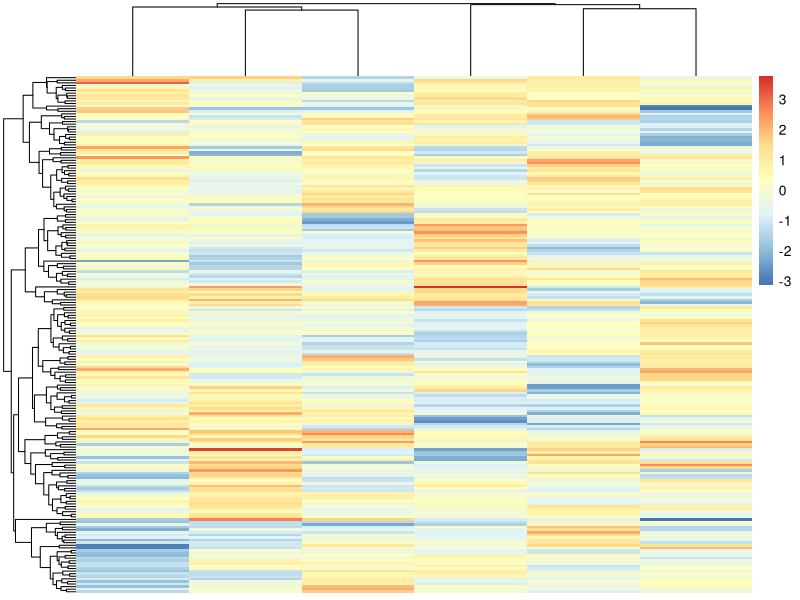
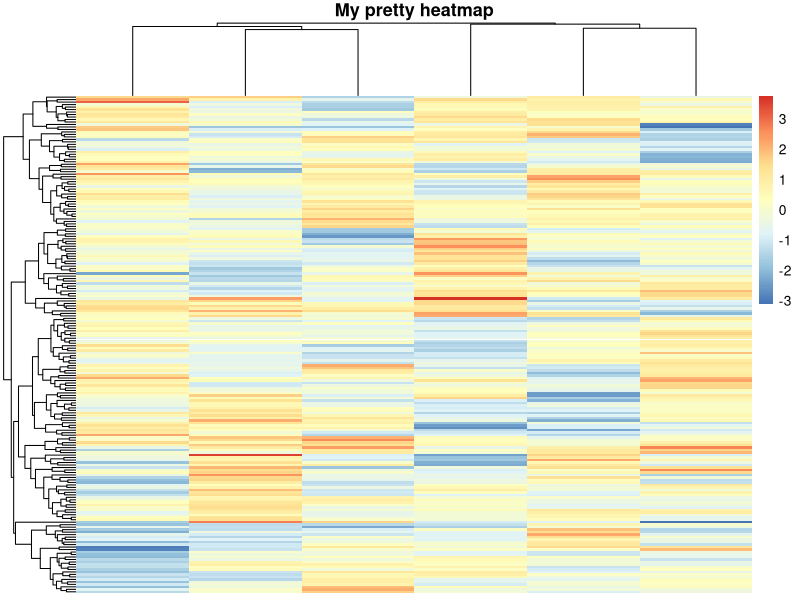
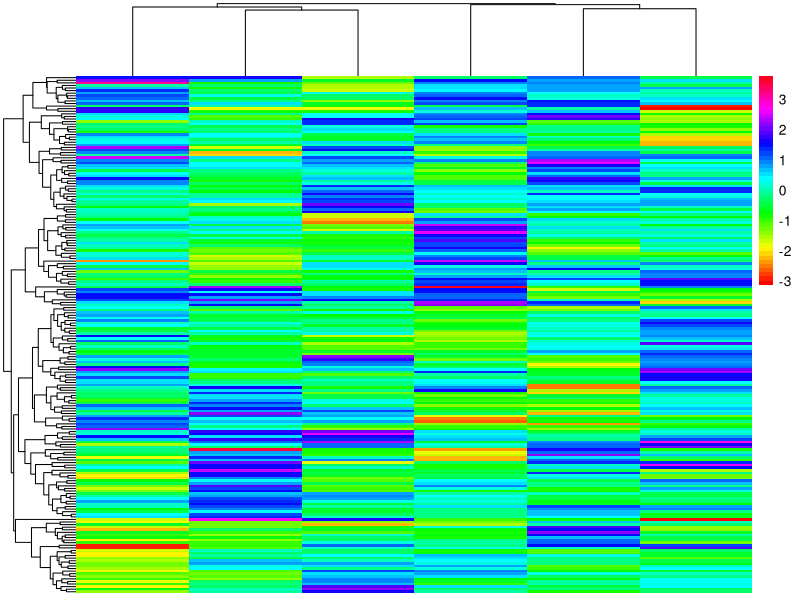
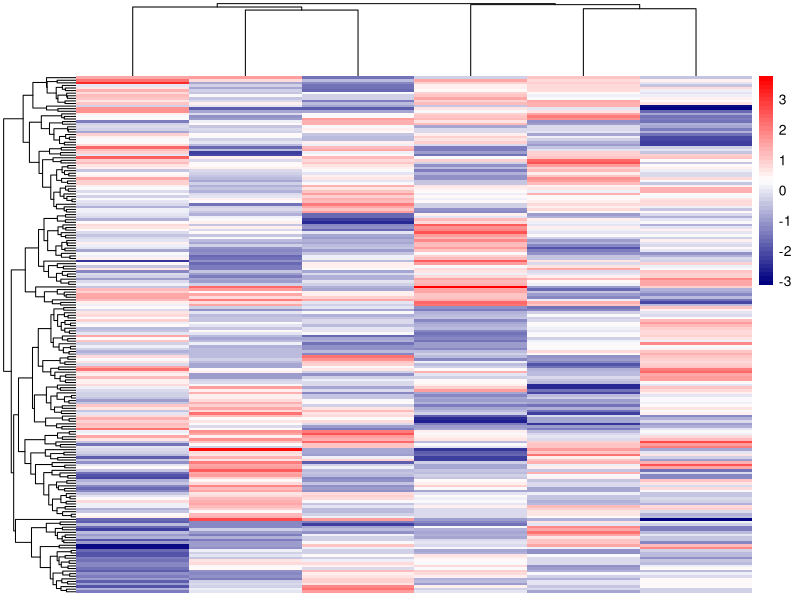
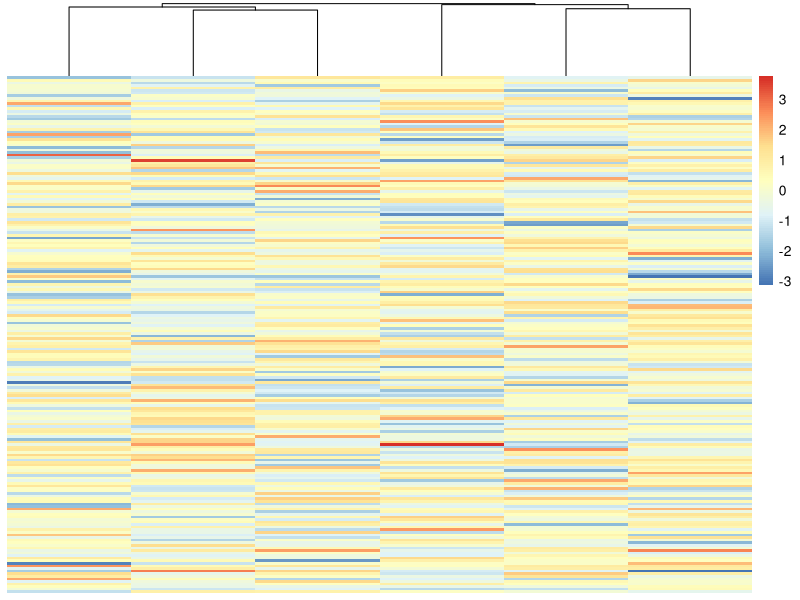
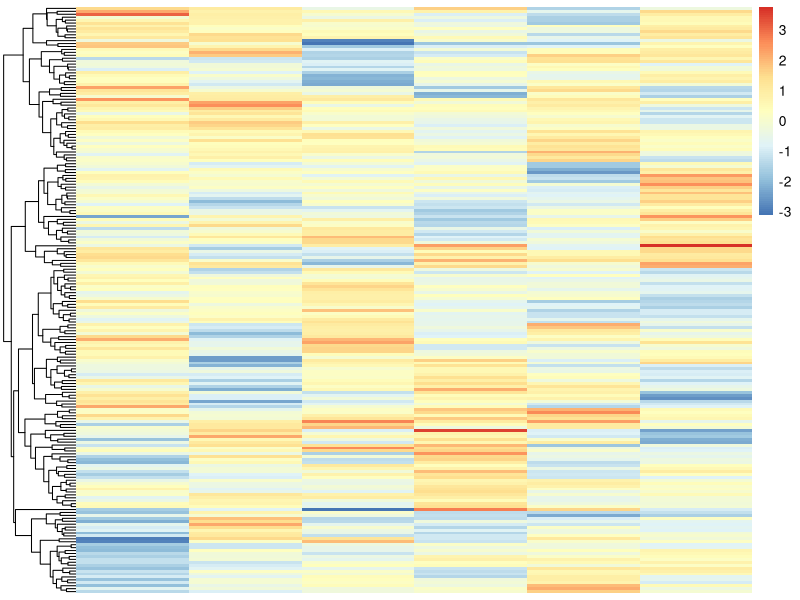
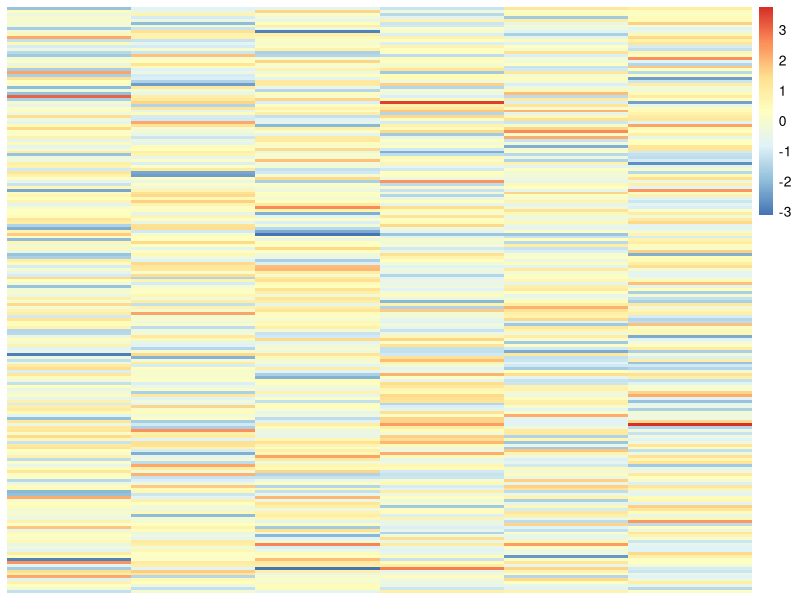
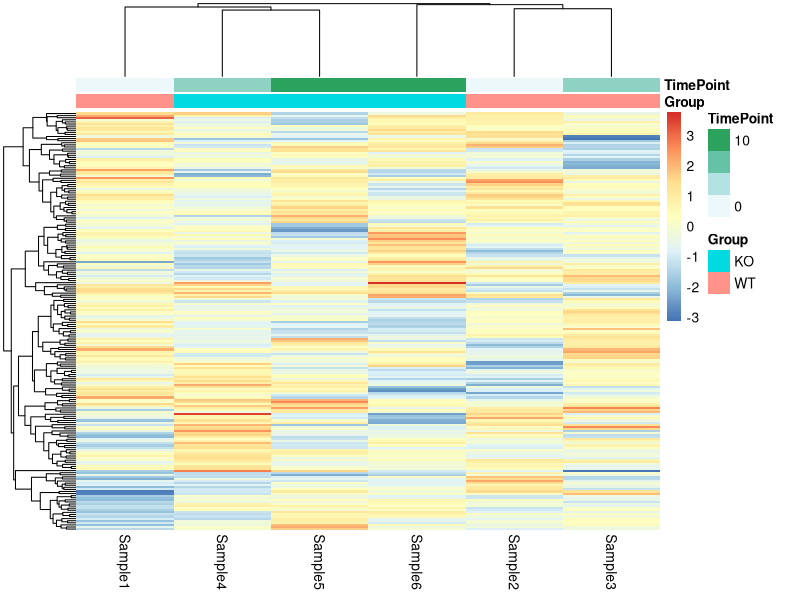

Write R code to recreate these figures, in order.
## ---- chunk 1
# load package
library(pheatmap)

# create matrix
mat <- matrix(rnorm(1200), ncol=6)

# heatmap with the defaults parameters
pheatmap(mat)

# add a title
pheatmap(mat, main="My pretty heatmap")
## ---- chunk 2
# with "rainbow" colors
pheatmap(mat, 
         color=rainbow(50))

# with blue to red (middle color white)
pheatmap(mat, 
         color=colorRampPalette(c("navy", "white", "red"))(50))
## ---- chunk 3
# remove the clustering by rows
pheatmap(mat, 
         cluster_rows=FALSE)

# remove the clustering by columns
pheatmap(mat, 
         cluster_cols=FALSE)

# remove both clusterings
pheatmap(mat, 
         cluster_rows=FALSE, 
         cluster_cols=FALSE)
## ---- chunk 4
# add column names to mat
colnames(mat) <- paste0("Sample", 1:6)

# create data frame for annotation (in the case of samples, information about the experiment, for example)
annot_cols = data.frame(
                Group = c(rep("WT", 3), rep("KO", 3)), 
                TimePoint = rep(c(0, 5, 10), each=2),
		            row.names = colnames(mat)
                )
# plot
pheatmap(mat, 
         annotation_col = annot_cols)
